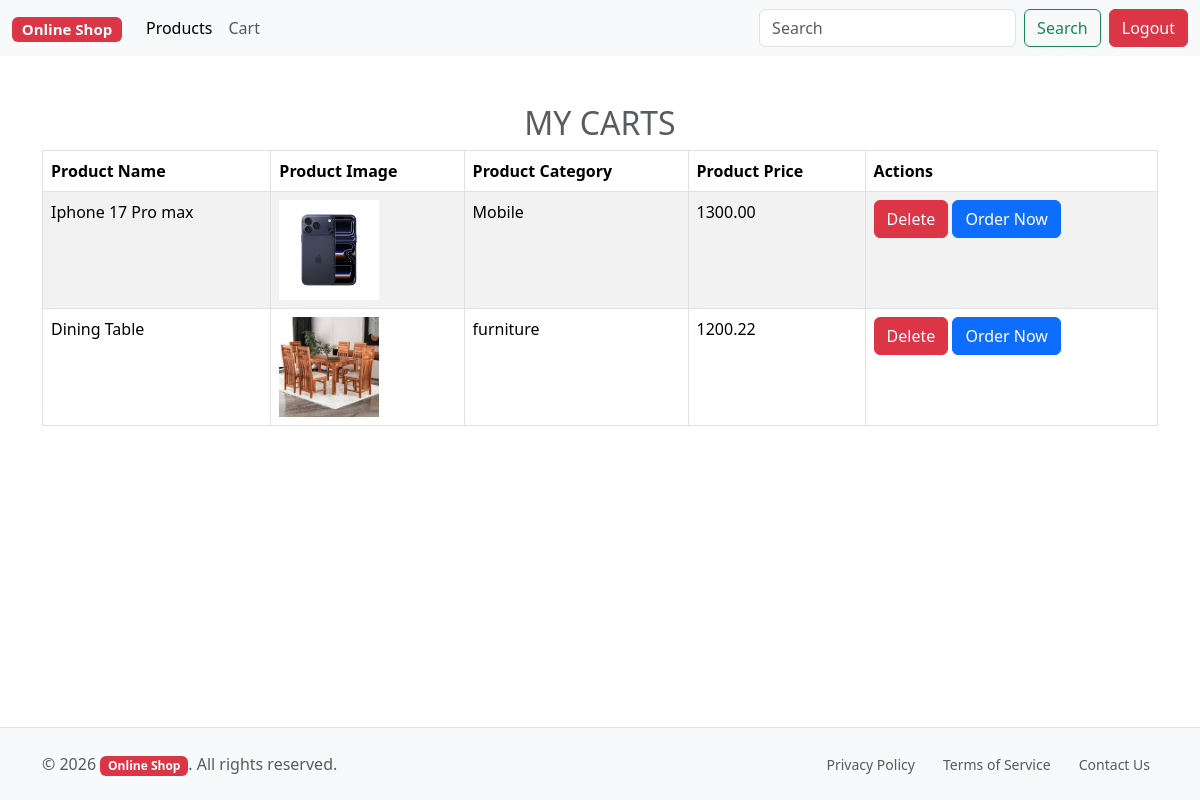
Before: /my-cart/ (signed in) with the older database file.
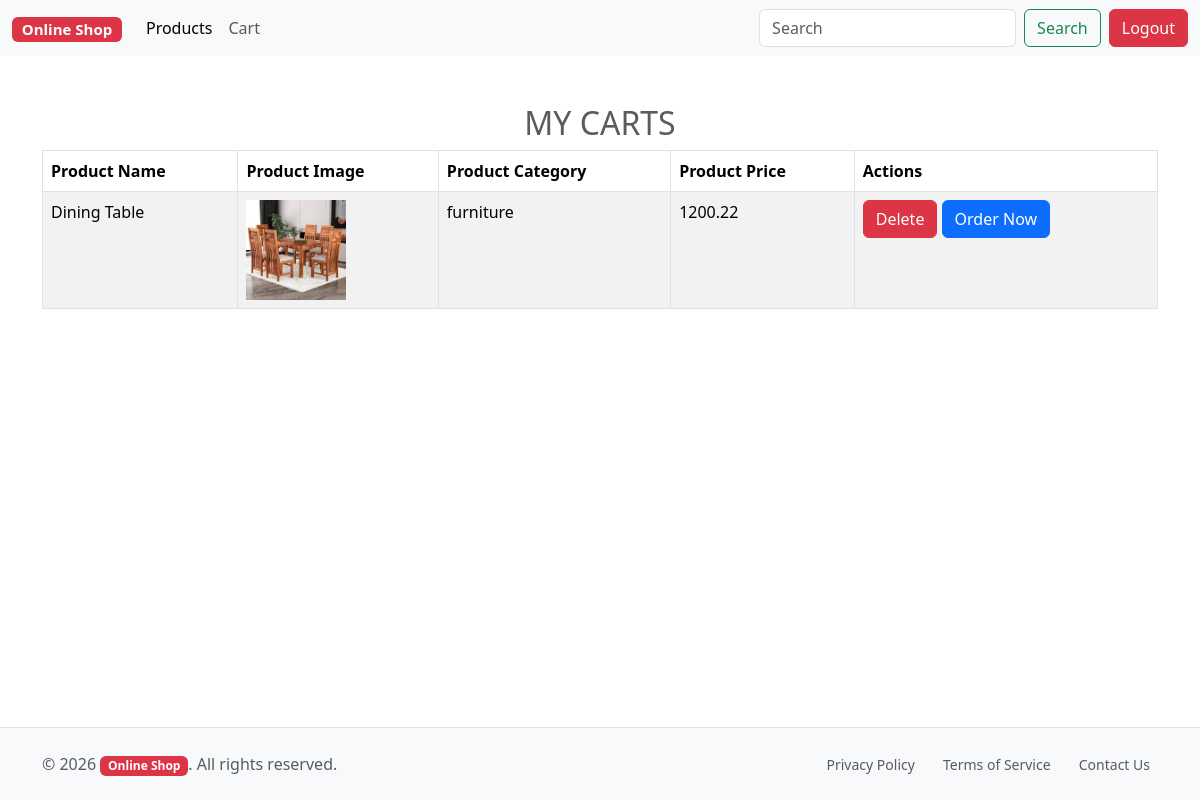
After: the same page with the newer database file.
### userpage/models.py (models this page shows, shortened)
class CartItem(models.Model):
    product = models.ForeignKey(to=Product, on_delete=models.CASCADE)
    user = models.ForeignKey(to=User, on_delete=models.CASCADE)

### product/models.py (models this page shows, shortened)
class Product(models.Model):
    product_name = models.CharField(max_length=100)
    product_description = models.TextField()
    product_price = models.DecimalField(max_digits=6, decimal_places=2)
    in_stock = models.BooleanField(default=True)
    category = models.ForeignKey(to=Category, on_delete=models.CASCADE,related_name="product")
    image = models.ImageField(upload_to='products')

class Category(models.Model):
    category_name = models.CharField(max_length=100)
    description = models.TextField(blank=True, null=True)
    created_at = models.DateTimeField(auto_now_add=True)
    updated_at = models.DateTimeField(auto_now=True)
    class Meta:
        verbose_name_plural = "Categories"

### accounts/auth.py (the view)
    def views_func(request, *args, **kwargs):
        if not request.user.is_staff:
            return func(request, *args, **kwargs)
        else:
            return redirect('all-products')

### accounts/auth.py (called while the page is built)
def user_only(func):
    def views_func(request, *args, **kwargs):
        if not request.user.is_staff:
            return func(request, *args, **kwargs)
        else:
            return redirect('all-products')
    return views_func

### userpage/views.py (called while the page is built)
@login_required
@user_only
def cart_page(request):
    cart_items = CartItem.objects.filter(user=request.user)
    return render(request, "userpage/cart.html",{
        "cart_items": cart_items,
        "is_empty": len(cart_items) <= 0
    })

### userpage/templates/userpage/cart.html (shortened to what this page needs)
<!doctype html>
{% extends 'user_base.html' %}
{% load static %}
{% block main_content %}
     <div class="container mt-5">
      <h2 class="text-center text-muted">MY CARTS</h2>
      {% if is_empty%}
        <div class="d-flex mt-4 justify-content-center">
          <div class="col-md-4 p-4 shadow rounded">
            <h1 class="text-danger">No Items Found</h1>
            <p>Please add Items to Cart</p>
          </div>
        </div>
      {% else %}
      <table class="table table-striped table-bordered">
        <thead>
          <tr>
            <th scope="col">Product Name</th>
            <th scope="col">Product Image</th>
            <th scope="col">Product Category</th>
            <th scope="col">Product Price</th>
            <th scope="col">Actions</th>
          </tr>
        </thead>
        <tbody>
          {% for item in cart_items %}
          <tr>
            <td>{{item.product.product_name}}</td>
            <td>
                <img src="{{item.product.image.url}}" alt="" width="100">
            </td>
            <td>{{item.product.category.category_name}}</td>
            <td>{{item.product.product_price}}</td>
            <td>
              <a href="{% url 'delete-cart-item' item.id %}" class="btn btn-danger">Delete</a>
              <a href="{% url 'order' item.product.id %}" class="btn btn-primary">Order Now</a>
            </td>
          </tr>
          {% endfor %}
        </tbody>
      </table>
      {% endif %}
    </div>
{% endblock %}

### userpage/templates/user_base.html (shortened to what this page needs)
<!doctype html>
<html lang="en">
  <head>
    <link
      href="https://cdn.jsdelivr.net/npm/bootstrap@5.3.8/dist/css/bootstrap.min.css"
      rel="stylesheet"
    />
  </head>
  <body class="d-flex flex-column min-vh-100">
    {% include "userpage/includes/header.html"%}
    <main class="flex-grow-1">{% block main_content %} {% endblock %}</main>
    {% include "userpage/includes/footer.html"%}
  </body>
</html>

### userpage/templates/userpage/includes/header.html (shortened to what this page needs)
<!doctype html>
<nav class="navbar navbar-expand-lg bg-body-tertiary">
  <div class="container-fluid">
    <a class="navbar-brand" href="{% url 'homepage' %}">
      <span class="badge text-bg-danger"> Online Shop </span>
    </a>
    <div class="collapse navbar-collapse" id="navbarSupportedContent">
      <ul class="navbar-nav me-auto mb-2 mb-lg-0">
        <li class="nav-item">
          <a class="nav-link active" aria-current="page" href="{% url 'productpage' %}">Products</a>
        </li>
        <li class="nav-item">
          <a class="nav-link" href="{% url 'cart-page' %}">Cart</a>
        </li>
      </ul>
      <div class="d-flex align-items-center gap-2">
        <form class="d-flex" role="search">
          <input
            class="form-control me-2"
            type="search"
            placeholder="Search"
            aria-label="Search"
          />
          <button class="btn btn-outline-success" type="submit">Search</button>
        </form>
        {% if user.is_authenticated %}
        <a href="{% url 'logout-user' %}" class="btn btn-danger">Logout</a>
        {% else %}
         <a href="{% url 'login-user' %}" class="btn btn-warning">Login</a>
        <a href="{% url 'register-user' %}" class="btn btn-danger">Signup</a>
        {% endif %}
      </div>
    </div>
  </div>
</nav>

### userpage/templates/userpage/includes/footer.html
<!doctype html>
<footer class="bg-body-tertiary border-top py-4 mt-5">
  <div class="container">
    <div class="row align-items-center justify-content-between">
      <div class="col-md-6 text-center text-md-start mb-3 mb-md-0">
        <span class="text-muted"
          >&copy; 2026 <span class="badge text-bg-danger">Online Shop</span>.
          All rights reserved.</span
        >
      </div>
      <div class="col-md-6 text-center text-md-end">
        <ul class="list-inline mb-0">
          <li class="list-inline-item">
            <a href="#" class="text-muted text-decoration-none px-2 small"
              >Privacy Policy</a
            >
          </li>
          <li class="list-inline-item">
            <a href="#" class="text-muted text-decoration-none px-2 small"
              >Terms of Service</a
            >
          </li>
          <li class="list-inline-item">
            <a href="#" class="text-muted text-decoration-none px-2 small"
              >Contact Us</a
            >
          </li>
        </ul>
      </div>
    </div>
  </div>
</footer>

Changed rows visible on the page:
removed CartItem: product.product_name "Iphone 17 Pro max", product.image (picture), product.category.category_name "Mobile", product.product_price "1300.00"
